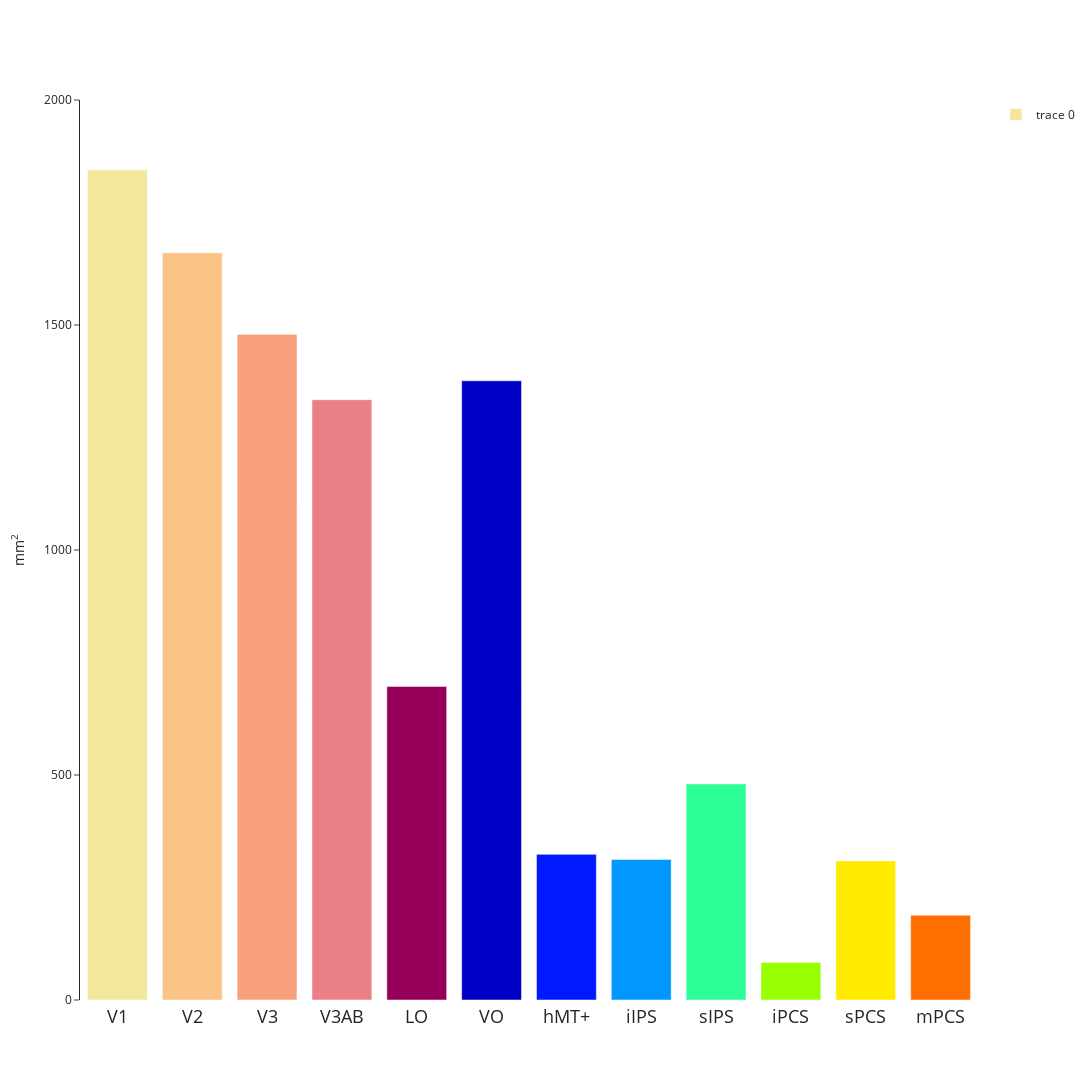

Write notebook code for a chart like this one.
### Code cell
data = data.dropna()
rois = pd.unique(data.rois)

roi_colors = px.colors.sequential.Sunset[:4] + px.colors.sequential.Rainbow[:]


fig_height, fig_width = 1080, 1920
bar_width = 1
fig =go.Figure()

fig.add_trace(go.Bar(x=nouveau_df.rois, 
                     y=nouveau_df.vertex_surf_sum, 
                     showlegend=True, 
                     marker_color = roi_colors ))
fig.update_yaxes(range=[0,2000], 
                 nticks=5, 
                 title_text='mm<sup>2</sup>')

fig.update_xaxes(showline=True, 
                 ticklen=0, 
                 linecolor=('rgba(255,255,255,0)'), 
                 tickfont=dict(size=18))    

# fig.update_xaxes(type='category')
fig.update_layout(height=fig_height, 
                  width=fig_width, 
                  showlegend=True, 
                  template='simple_white')
fig.write_image("/Users/uriel/Downloads/{}_rois_areas.pdf".format(subject))

fig.show()

### Figure 1 — Plotly figure (JSON) as saved in the notebook; plotly's stock layout.template omitted (floating-point values rounded to 4 significant figures)
{"data": [{"marker": {"color": ["rgb(243, 231, 155)", "rgb(250, 196, 132)", "rgb(248, 160, 126)", "rgb(235, 127, 134)", "rgb(150,0,90)", "rgb(0,0,200)", "rgb(0,25,255)", "rgb(0,152,255)", "rgb(44,255,150)", "rgb(151,255,0)", "rgb(255,234,0)", "rgb(255,111,0)", "rgb(255,0,0)"]}, "showlegend": true, "type": "bar", "x": ["V1", "V2", "V3", "V3AB", "LO", "VO", "hMT+", "iIPS", "sIPS", "iPCS", "sPCS", "mPCS"], "y": [1845.0, 1661.0, 1479.0, 1334.0, 696.9, 1376.0, 323.8, 312.4, 480.1, 83.56, 309.2, 188.2]}], "layout": {"height": 1080, "showlegend": true, "width": 1920, "xaxis": {"autorange": true, "linecolor": "rgba(255,255,255,0)", "range": [-0.5, 11.5], "showline": true, "tickfont": {"size": 18}, "ticklen": 0, "type": "category"}, "yaxis": {"nticks": 5, "range": [0, 2000], "title": {"text": "mm<sup>2</sup>"}, "type": "linear"}}}
